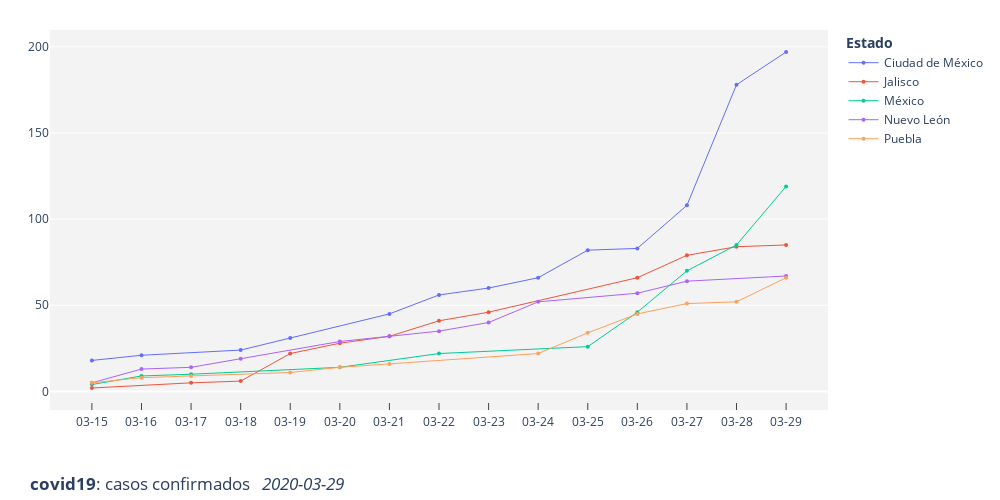

Notebook code for this chart:
### Code cell
fig = px.scatter(plottop, x="fecha_caso_nuevo", y="count", color="estado", hover_data=['count'])
for i in range(0,len(fig.data)):
    fig.data[i].update(mode='markers+lines',
                       marker=dict(size=4),
                       line=dict(width=1))

fig.update_layout(title={'text': '<b>covid19</b>: casos confirmados   <i>{}</i>'.format(recent_day),
                         'x': 0.03,
                         'y': 0.02},
                  width=1000,
                  height=500,
                  margin={"r":30,"t":30,"l":50,"b":90},
                  autosize=False,
                  plot_bgcolor='rgb(243, 243, 243)',
                  xaxis=dict(showline=True,
                             showgrid=False,
                             linewidth=2,
                             type='date',
                             autorange=True,
                             dtick='2000-01-01',
                             tickformat='%m-%d',
                             ticks='inside',
                             ticklen=7,
                             title=None),
                  yaxis=dict(autorange=True,
                             title=None),
                 legend_title='<b>Estado</b>'
                 )
fig.show()

### Figure 1 — Plotly figure (JSON) as saved in the notebook; plotly's stock layout.template omitted (floating-point values rounded to 4 significant figures)
{"data": [{"customdata": [[18], [21], [24], [31], [45], [56], [60], [66], [82], [83], [108], [178], [197]], "hoverlabel": {"namelength": 0}, "hovertemplate": "estado=Ciudad de México<br>fecha_caso_nuevo=%{x}<br>count=%{customdata[0]}", "legendgroup": "Ciudad de México", "line": {"width": 1}, "marker": {"color": "#636efa", "size": 4, "symbol": "circle"}, "mode": "markers+lines", "name": "Ciudad de México", "showlegend": true, "type": "scatter", "visible": true, "x": ["2020-03-15T00:00:00", "2020-03-16T00:00:00", "2020-03-18T00:00:00", "2020-03-19T00:00:00", "2020-03-21T00:00:00", "2020-03-22T00:00:00", "2020-03-23T00:00:00", "2020-03-24T00:00:00", "2020-03-25T00:00:00", "2020-03-26T00:00:00", "2020-03-27T00:00:00", "2020-03-28T00:00:00", "2020-03-29T00:00:00"], "xaxis": "x", "y": [18, 21, 24, 31, 45, 56, 60, 66, 82, 83, 108, 178, 197], "yaxis": "y"}, {"customdata": [[2], [5], [6], [22], [28], [32], [41], [46], [66], [79], [84], [85]], "hoverlabel": {"namelength": 0}, "hovertemplate": "estado=Jalisco<br>fecha_caso_nuevo=%{x}<br>count=%{customdata[0]}", "legendgroup": "Jalisco", "line": {"width": 1}, "marker": {"color": "#EF553B", "size": 4, "symbol": "circle"}, "mode": "markers+lines", "name": "Jalisco", "showlegend": true, "type": "scatter", "visible": true, "x": ["2020-03-15T00:00:00", "2020-03-17T00:00:00", "2020-03-18T00:00:00", "2020-03-19T00:00:00", "2020-03-20T00:00:00", "2020-03-21T00:00:00", "2020-03-22T00:00:00", "2020-03-23T00:00:00", "2020-03-26T00:00:00", "2020-03-27T00:00:00", "2020-03-28T00:00:00", "2020-03-29T00:00:00"], "xaxis": "x", "y": [2, 5, 6, 22, 28, 32, 41, 46, 66, 79, 84, 85], "yaxis": "y"}, {"customdata": [[4], [9], [10], [14], [22], [26], [46], [70], [85], [119]], "hoverlabel": {"namelength": 0}, "hovertemplate": "estado=México<br>fecha_caso_nuevo=%{x}<br>count=%{customdata[0]}", "legendgroup": "México", "line": {"width": 1}, "marker": {"color": "#00cc96", "size": 4, "symbol": "circle"}, "mode": "markers+lines", "name": "México", "showlegend": true, "type": "scatter", "visible": true, "x": ["2020-03-15T00:00:00", "2020-03-16T00:00:00", "2020-03-17T00:00:00", "2020-03-20T00:00:00", "2020-03-22T00:00:00", "2020-03-25T00:00:00", "2020-03-26T00:00:00", "2020-03-27T00:00:00", "2020-03-28T00:00:00", "2020-03-29T00:00:00"], "xaxis": "x", "y": [4, 9, 10, 14, 22, 26, 46, 70, 85, 119], "yaxis": "y"}, {"customdata": [[5], [13], [14], [19], [29], [32], [35], [40], [52], [57], [64], [67]], "hoverlabel": {"namelength": 0}, "hovertemplate": "estado=Nuevo León<br>fecha_caso_nuevo=%{x}<br>count=%{customdata[0]}", "legendgroup": "Nuevo León", "line": {"width": 1}, "marker": {"color": "#ab63fa", "size": 4, "symbol": "circle"}, "mode": "markers+lines", "name": "Nuevo León", "showlegend": true, "type": "scatter", "visible": true, "x": ["2020-03-15T00:00:00", "2020-03-16T00:00:00", "2020-03-17T00:00:00", "2020-03-18T00:00:00", "2020-03-20T00:00:00", "2020-03-21T00:00:00", "2020-03-22T00:00:00", "2020-03-23T00:00:00", "2020-03-24T00:00:00", "2020-03-26T00:00:00", "2020-03-27T00:00:00", "2020-03-29T00:00:00"], "xaxis": "x", "y": [5, 13, 14, 19, 29, 32, 35, 40, 52, 57, 64, 67], "yaxis": "y"}, {"customdata": [[5], [8], [9], [11], [14], [16], [22], [34], [45], [51], [52], [66]], "hoverlabel": {"namelength": 0}, "hovertemplate": "estado=Puebla<br>fecha_caso_nuevo=%{x}<br>count=%{customdata[0]}", "legendgroup": "Puebla", "line": {"width": 1}, "marker": {"color": "#FFA15A", "size": 4, "symbol": "circle"}, "mode": "markers+lines", "name": "Puebla", "showlegend": true, "type": "scatter", "visible": true, "x": ["2020-03-15T00:00:00", "2020-03-16T00:00:00", "2020-03-17T00:00:00", "2020-03-19T00:00:00", "2020-03-20T00:00:00", "2020-03-21T00:00:00", "2020-03-24T00:00:00", "2020-03-25T00:00:00", "2020-03-26T00:00:00", "2020-03-27T00:00:00", "2020-03-28T00:00:00", "2020-03-29T00:00:00"], "xaxis": "x", "y": [5, 8, 9, 11, 14, 16, 22, 34, 45, 51, 52, 66], "yaxis": "y"}], "layout": {"autosize": false, "height": 500, "legend": {"title": {"text": "<b>Estado</b>"}, "tracegroupgap": 0}, "margin": {"b": 90, "l": 50, "r": 30, "t": 30}, "plot_bgcolor": "rgb(243, 243, 243)", "title": {"text": "<b>covid19</b>: casos confirmados   <i>2020-03-29</i>", "x": 0.03, "y": 0.02}, "width": 1000, "xaxis": {"anchor": "y", "autorange": true, "domain": [0, 1], "dtick": "2000-01-01", "linewidth": 2, "range": ["2020-03-14 03:43:04.3358", "2020-03-29 20:16:55.6642"], "showgrid": false, "showline": true, "tickformat": "%m-%d", "ticklen": 7, "ticks": "inside", "title": {}, "type": "date"}, "yaxis": {"anchor": "x", "autorange": true, "domain": [0, 1], "range": [-10.77, 209.8], "title": {}, "type": "linear"}}}
